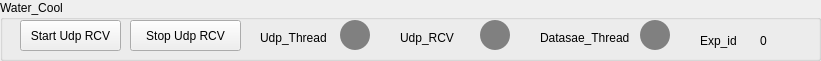
    <widget class="QGroupBox" name="groupBox_6">
     <property name="geometry">
      <rect>
       <x>10</x>
       <y>10</y>
       <width>821</width>
       <height>61</height>
      </rect>
     </property>
     <property name="title">
      <string>Water_Cool</string>
     </property>
     <widget class="QPushButton" name="pushButton_26">
      <property name="geometry">
       <rect>
        <x>20</x>
        <y>20</y>
        <width>101</width>
        <height>31</height>
       </rect>
      </property>
      <property name="text">
       <string>Start Udp RCV</string>
      </property>
     </widget>
     <widget class="QPushButton" name="pushButton_28">
      <property name="geometry">
       <rect>
        <x>130</x>
        <y>20</y>
        <width>111</width>
        <height>31</height>
       </rect>
      </property>
      <property name="text">
       <string>Stop Udp RCV</string>
      </property>
     </widget>
     <widget class="QLabel" name="label_10">
      <property name="geometry">
       <rect>
        <x>260</x>
        <y>30</y>
        <width>91</width>
        <height>16</height>
       </rect>
      </property>
      <property name="text">
       <string>Udp_Thread</string>
      </property>
     </widget>
     <widget class="QPushButton" name="pushButton_29">
      <property name="geometry">
       <rect>
        <x>340</x>
        <y>20</y>
        <width>30</width>
        <height>30</height>
       </rect>
      </property>
      <property name="styleSheet">
       <string notr="true">border-radius:15px;
background-color:grey;
</string>
      </property>
      <property name="text">
       <string/>
      </property>
     </widget>
     <widget class="QPushButton" name="pushButton_32">
      <property name="geometry">
       <rect>
        <x>640</x>
        <y>20</y>
        <width>30</width>
        <height>30</height>
       </rect>
      </property>
      <property name="styleSheet">
       <string notr="true">border-radius:15px;
background-color:grey
;
</string>
      </property>
      <property name="text">
       <string/>
      </property>
     </widget>
     <widget class="QLabel" name="label_18">
      <property name="geometry">
       <rect>
        <x>540</x>
        <y>30</y>
        <width>121</width>
        <height>16</height>
       </rect>
      </property>
      <property name="text">
       <string>Datasae_Thread</string>
      </property>
     </widget>
     <widget class="QLabel" name="label_19">
      <property name="geometry">
       <rect>
        <x>700</x>
        <y>30</y>
        <width>41</width>
        <height>21</height>
       </rect>
      </property>
      <property name="text">
       <string>Exp_id</string>
      </property>
     </widget>
     <widget class="QLabel" name="label_23">
      <property name="geometry">
       <rect>
        <x>760</x>
        <y>30</y>
        <width>21</width>
        <height>21</height>
       </rect>
      </property>
      <property name="text">
       <string>0</string>
      </property>
     </widget>
     <widget class="QLabel" name="label_104">
      <property name="geometry">
       <rect>
        <x>400</x>
        <y>30</y>
        <width>91</width>
        <height>16</height>
       </rect>
      </property>
      <property name="text">
       <string>Udp_RCV</string>
      </property>
     </widget>
     <widget class="QPushButton" name="pushButton_123">
      <property name="geometry">
       <rect>
        <x>480</x>
        <y>20</y>
        <width>30</width>
        <height>30</height>
       </rect>
      </property>
      <property name="styleSheet">
       <string notr="true">border-radius:15px;
background-color:grey;
</string>
      </property>
      <property name="text">
       <string/>
      </property>
     </widget>
    </widget>
